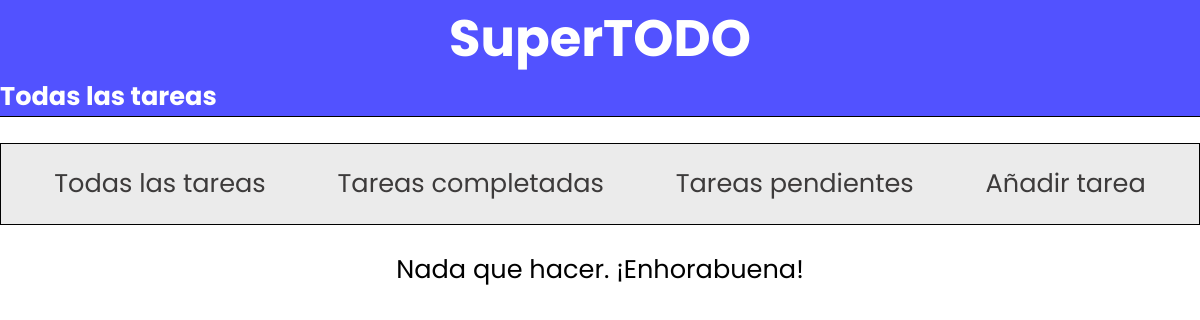
/tasks/, run on an earlier commit of the app's database.
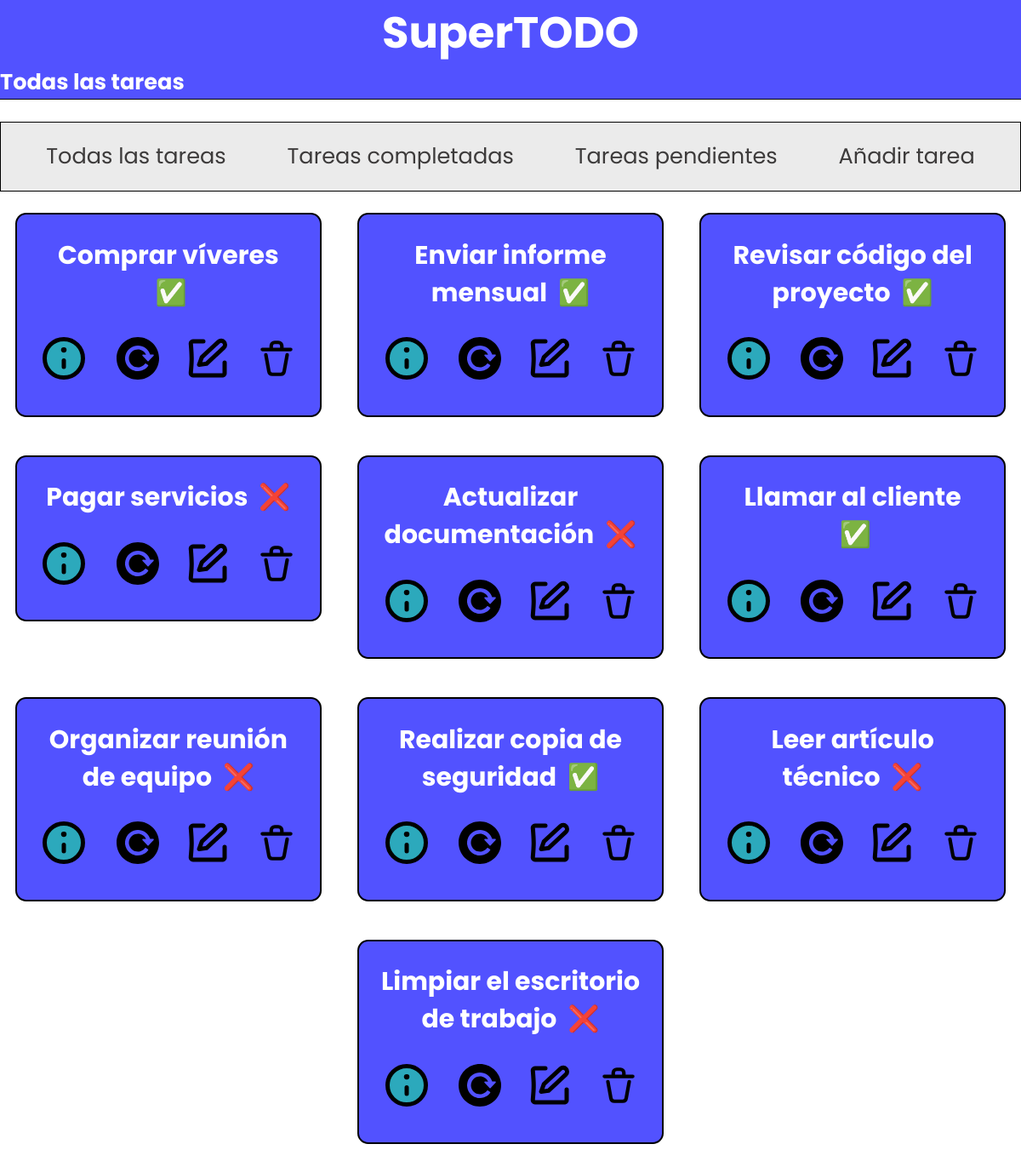
And on a later commit of the database.
### tasks/models.py (models this page shows)
class Task(models.Model):
    name = models.CharField(max_length=256)
    description = models.TextField(blank=True)
    slug = models.SlugField(unique=True, max_length=128)
    completed = models.BooleanField(default=False)
    created_at = models.DateTimeField(auto_now_add=True)
    updated_at = models.DateTimeField(auto_now=True)
    def __str__(self):
        return self.name

### tasks/views.py (the view)
# urls.py: path('', views.task_list, name='task-list'),
def task_list(request):
    tasks = Task.objects.all()
    return render(request, 'tasks/task/list.html', {'tasks': tasks, 'subtitle': 'Todas las tareas'})

### tasks/templates/tasks/task/list.html (shortened to what this page needs)
{% extends 'base.html' %}
{% block content %}
<nav class="menu">
      <ul>
        <li><a href="{% url 'tasks:task-list' %}">Todas las tareas</a></li>
        <li><a href="{% url 'tasks:task-list-completed' %}">Tareas completadas</a></li>
        <li><a href="{% url 'tasks:task-list-pending' %}">Tareas pendientes</a></li>
        <li><a href="{% url 'tasks:add-task' %}">Añadir tarea</a></li>
      </ul>
  </nav>
  <ul>
    {% for task in tasks %}
    <li>
      <article>
          <h3>{{ task }} <span class = "check">{{ task.completed|yesno:'✅,❌' }}</span></h3>
        <nav>
          <ul class="tasks-options">
            <li class="option option-detail"><a title='Detalles' href="{% url 'tasks:task-detail' task.slug %}"></a></li>
            <li class="option option-status"><a title='Estado' href="{% url 'tasks:toggle-task' task.slug %}"></a></li>
            <li class="option option-edit"><a title='Editar' href="{% url 'tasks:edit-task' task.slug %}"></a></li>
            <li class="option option-delete"><a title='Borrar' href="{% url 'tasks:delete-task' task.slug %}"><svg xmlns="http://www.w3.org/2000/svg" width="50" height="50" fill="none" viewBox="0 0 24 24"><path stroke="#000" stroke-linecap="round" stroke-linejoin="round" stroke-width="2" d="M4 7h16M6 10l1.701 9.358A2 2 0 0 0 9.67 21h4.662a2 2 0 0 0 1.968-1.642L18 10M9 5a2 2 0 0 1 2-2h2a2 2 0 0 1 2 2v2H9V5Z"/></svg></a></li>
          </ul>
        </nav>
      </article>
    </li>
    {% empty %}
    <p>Nada que hacer. ¡Enhorabuena!</p>
    {% endfor %}
  </ul>
{% endblock %}

### shared/templates/base.html (shortened to what this page needs)
{% load static %}
<!DOCTYPE html>
<html lang="en">
<head>
  <link rel="stylesheet" href="{% static 'css/base.css' %}">
</head>
<body>
  {% include 'header.html' %}
  <main>{% block content %}{% endblock %}</main>
</body>
</html>

### shared/templates/header.html
<header>
  <h1><a href="{% url 'tasks:task-list' %}">SuperTODO</a></h1>
  <h2>{{ subtitle }}</h2>
</header>

### shared/static/css/base.css (style rules this page uses)
* { margin: 0; padding: 0; box-sizing: border-box; }
body { font-family: "Poppins"; }
html { font-size: 62.5%; font-size: 1.6rem; }
h1 { text-align: center; }
h2 { font-size: 1.2rem; }
h3 { text-align: center; }
article { color: #fff; display: flex; flex-direction: column; border: 2px solid black; margin-bottom: 1.5rem; width: 30vw; padding: 1rem; border-radius: 0.5rem; gap: 1rem; background-color: rgb(82, 82, 255); }
ul { display: flex; flex-direction: row; justify-content: space-around; flex-wrap: wrap; gap: 0.25rem; }
.tasks-options { display: flex; flex-direction: row; justify-content: space-between; flex-wrap: wrap; align-items: center; text-align: center; }
li { list-style: none; }
a { text-decoration: none; }
.option { max-width: 3rem; }
.menu { margin: 1rem 0; padding: 0.8rem; border: 1px solid #000; background-color: #ebebeb; }
header { background-color: rgb(82, 82, 255); color: #fff; border-bottom: 1px solid #000; }
header > h2 { font-size: 1rem; font-style: normal; }
.menu a { color: #3d3b3b; }
.check { margin-left: 0.25rem; }
h1 a { color: #fff; }

What changed in the data, as far as the page shows it:
added Task: name "Comprar víveres", completed "✅"
added Task: name "Enviar informe mensual", completed "✅"
added Task: name "Revisar código del proyecto", completed "✅"
added Task: name "Pagar servicios", completed "❌"
added Task: name "Actualizar documentación", completed "❌"
added Task: name "Llamar al cliente", completed "✅"
added Task: name "Organizar reunión de equipo", completed "❌"
added Task: name "Realizar copia de seguridad", completed "✅"
added Task: name "Leer artículo técnico", completed "❌"
added Task: name "Limpiar el escritorio de trabajo", completed "❌"
Also different on the page:
text no longer shown: "Nada que hacer. ¡Enhorabuena!"
